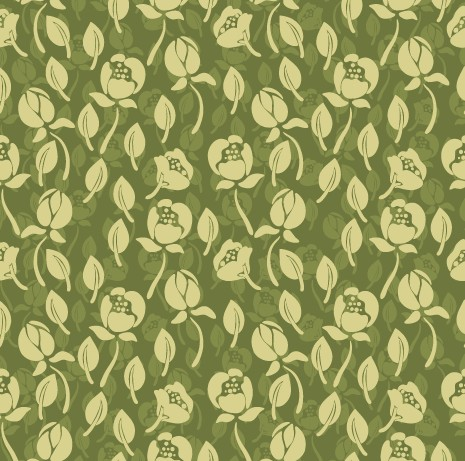
#> input picture Quizzes/2019.10.03/Vintage-green-flower-seamless-pattern.jpg, 465 x 461 px
$ jupyter execute Quiz_1_conv_responses_LevonKhachatryan.ipynb   (shell and % lines are left out)
#> lines starting #> are read from the running program, lines starting #| are printed output that depends on the picture; after the words box and inside, x2 and y2 are one past the last pixel; in counts of white or black regions, pixels touching at a corner belong together
## Problem 1: Convolution Responses

[cell 1]
from skimage.io import imread
from skimage.transform import resize
import matplotlib.pyplot as plt
import numpy as np
from scipy.signal import convolve2d

[cell 2]
import numpy as np
from scipy.signal import convolve2d

import copy

from skimage.io import imread
from skimage.transform import resize
import matplotlib.pyplot as plt

import cv2
import time
from tqdm import tqdm
from skimage.color import rgb2gray

Read the image

[cell 3]
img = imread('Vintage-green-flower-seamless-pattern.jpg')
#> img is the input picture: shape (461, 465, 3); mean R, G, B 150.5, 154.4, 91.3
plt.figure(figsize = (8,10))
plt.imshow(img)
img = resize(img, (256, 256), preserve_range=True)[:,:,0]
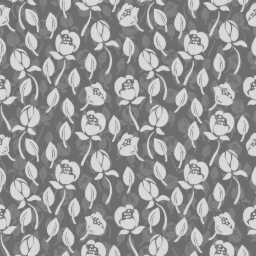
#> img: shape (256, 256) float64; min 103.1, max 225.1, mean 150.5

## Find the centers of big flower patterns.

### Take the following sample of flower-pattern:

[cell 4]
t, l, b, r = 159, 184, 184, 209
kernel = img[t:b, l:r]
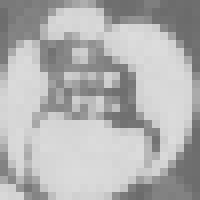
#> kernel: shape (25, 25) float64 (shown 8 times larger); min 107.5, max 220.6, mean 178.2
plt.imshow(kernel)

[cell 5]
def get_pattern(img, kernel):
    img = copy.deepcopy(img)
    kernel = copy.deepcopy(kernel)

    tilde_A = convolve2d(img, kernel, boundary='symm', mode='same')
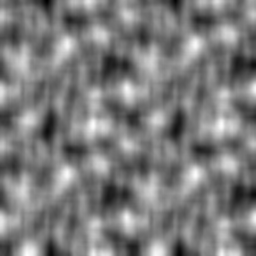
#> tilde_A: shape (256, 256) float64; min 201.2, max 317.2, mean 257.8; drawn with min black and max white
    overline_A = np.sqrt(convolve2d(np.square(img), np.ones(kernel.shape), boundary='symm', mode='same'))
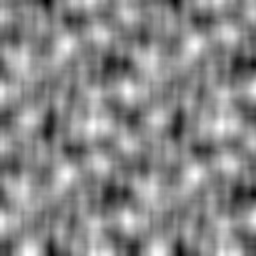
#> overline_A: shape (256, 256) float64; min 11.61, max 18.48, mean 15.31; drawn with min black and max white
    result = tilde_A / overline_A
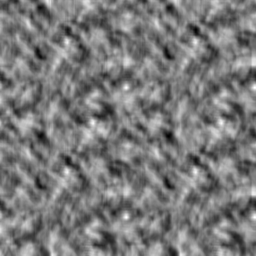
#> result: shape (256, 256) float64; min 16.27, max 17.45, mean 16.84; drawn with min black and max white
    return result

[cell 6]
result = get_pattern(img/255., kernel/255.)

[cell 7]
result = result / result.max()
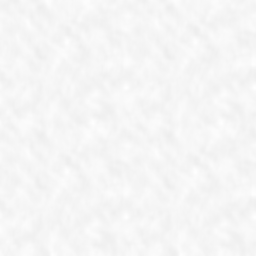
#> result: shape (256, 256) float64; min 0.932, max 1, mean 0.965
plt.figure(figsize = (8,10))
plt.imshow(result)

### Determine some threshold to get acceptable result.

[cell 8]
result

[cell 9]
'define some treshold'
treshold = 0.99 # TODO Determine a THRESHOLD

[cell 10]
centers = result.copy()
centers[result>=treshold] = 1
#> centers: shape (256, 256) float64; 0.27% of pixels changed, all inside (x1, y1, x2, y2) = (0, 0, 256, 256)
centers[result<treshold] = 0
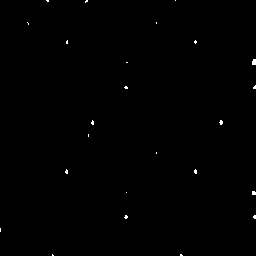
#> centers: shape (256, 256) float64; values 0 (black) and 1 (white), 0.27% white in thin lines or dots

Visualize the result

[cell 11]
vis = img/255.
vis[centers==1] = 1
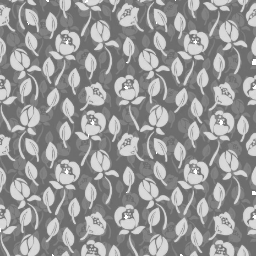
#> vis: shape (256, 256) float64; min 0.404, max 1, mean 0.591
vis[centers!=1] *= 0.5
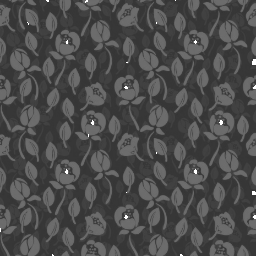
#> vis: shape (256, 256) float64; min 0.202, max 1, mean 0.297
plt.figure(figsize = (8,10))
plt.imshow(vis)

## (Suplementary) Problem 2: Implement the following geometric transformation for images (with any interpolation you like):
$$
T:\mathbb{R}^2\rightarrow \mathbb{R}^2
\qquad T(x,y) = ((y^2+1)e^x - cos^2y, y^3)
$$

[cell 12]
def Transformation(pixel):
    """
    Transformation

    Parameters:
        pixel (tiple or list)

    Returns:
        Transformed values
    """
    x, y = pixel[0], pixel[1]
    return (np.power(y, 2) + 1) * np.exp(x) - np.power(np.cos(y), 2), np.power(y, 3)

[cell 13]
def Transformation_Inv(pixel):
    """
    Inverse Transformation of pixel

    Parameters:
        pixel

    Returns:
        Inverse Transformed values
    """
    x, y = pixel[0], pixel[1]
    return (np.log((x + np.power(np.cos(np.power(y, 1/3)), 2)) / (np.power(y, 2/3) + 1)), np.power(y, 1/3))

[cell 14]
def bilinear_interpolate(img, pixel):
    """
    Bilinear Interpolation

    Parameters:
        img(matrix) - initial unchanged image
        pixel(tuple or list of 2 elements)

    Return:
        float(interpolated value)
    """

    H, W = img.shape
    x = np.asarray(pixel[0])
    y = np.asarray(pixel[1])

    x_0 = np.floor(x).astype(int)
    x_1 = x_0 + 1
    y_0 = np.floor(y).astype(int)
    y_1 = y_0 + 1

    x_0 = np.clip(x_0, 0, H - 1)
    x_1 = np.clip(x_1, 0, H - 1)
    y_0 = np.clip(y_0, 0, W - 1)
    y_1 = np.clip(y_1, 0, W - 1)

    a_0 = img[ x_0, y_0 ]
    a_1 = img[ x_0, y_1 ]
    a_2 = img[ x_1, y_0 ]
    a_3 = img[ x_1, y_1 ]

    w_a_0 = (x - x_0) * (y - y_0)
    w_a_1 = (x - x_0) * (y_1 - y)
    w_a_2 = (x_1 - x) * (y - y_0)
    w_a_3 = (x_1 - x) * (y_1 - y)

    return w_a_0 * a_3 + w_a_1 * a_2 + w_a_2 * a_1 + w_a_3 * a_0

[cell 15]
def Sampling(initial_img, i, j, for_center=False):
    """
    Uniform Sampling

    Parameters:
        initial_img(matrix) - initial unchanged image
        i(int) -  i-th index
        j(int) - j-th index

    Returns:
        list(of floats) - sampled pixel
    """

    H = initial_img.shape[0]
    W = initial_img.shape[1]
    if for_center:
        return (i/H + 1/(2*H), j/W + 1/(2*W), 1)
    return (i/H + 1/(2*H), j/W + 1/(2*W))

[cell 16]
def Image_Transformation(initial_img):
    """
    Image Transform

    Parameters:
        initial_img(matrix) - initial unchanged image

    Returns:
        matrix(Transformed image)
    """

    x_max = initial_img.shape[0]
#> x_max = 256
    y_max = initial_img.shape[1]
#> y_max = 256

    new_image = np.zeros((x_max, y_max), dtype=float)

    for y in range(0, y_max):
        for x in range(0, x_max):
            pixel = Transformation_Inv(Sampling(initial_img, x, y))
            new_image[x][y] = bilinear_interpolate(initial_img, (pixel[0]*x_max, pixel[1]*y_max))
#> this loop made 256 passes
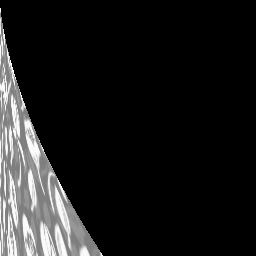
#> new_image: shape (256, 256) float64; min -1.46e-11, max 220.5, mean 23.2; drawn with min black and max white
#             new_image[x][y] = bilinear_interpolate(initial_img, pixel)
    return new_image

[cell 17]
img = imread('Vintage-green-flower-seamless-pattern.jpg')
plt.figure(figsize = (8,10))
plt.imshow(img)
img = resize(img, (256, 256), preserve_range=True)[:,:,0]

plt.subplot(1,2,1)
plt.title('Origin image')
plt.imshow(img)

plt.subplot(1,2,2)
plt.title('Transformed image')

transformed = Image_Transformation(img)

plt.imshow(transformed)

plt.show();
